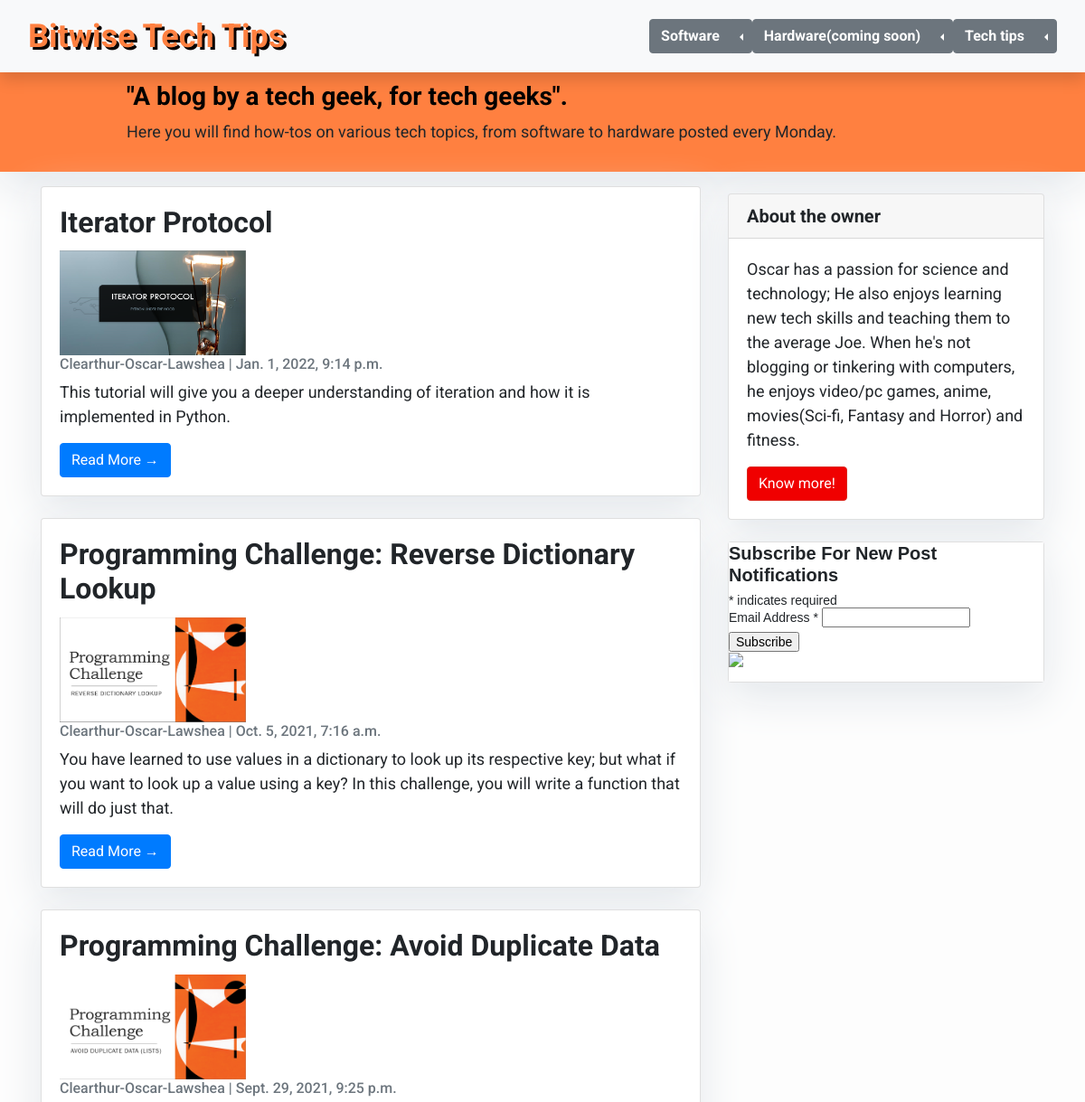
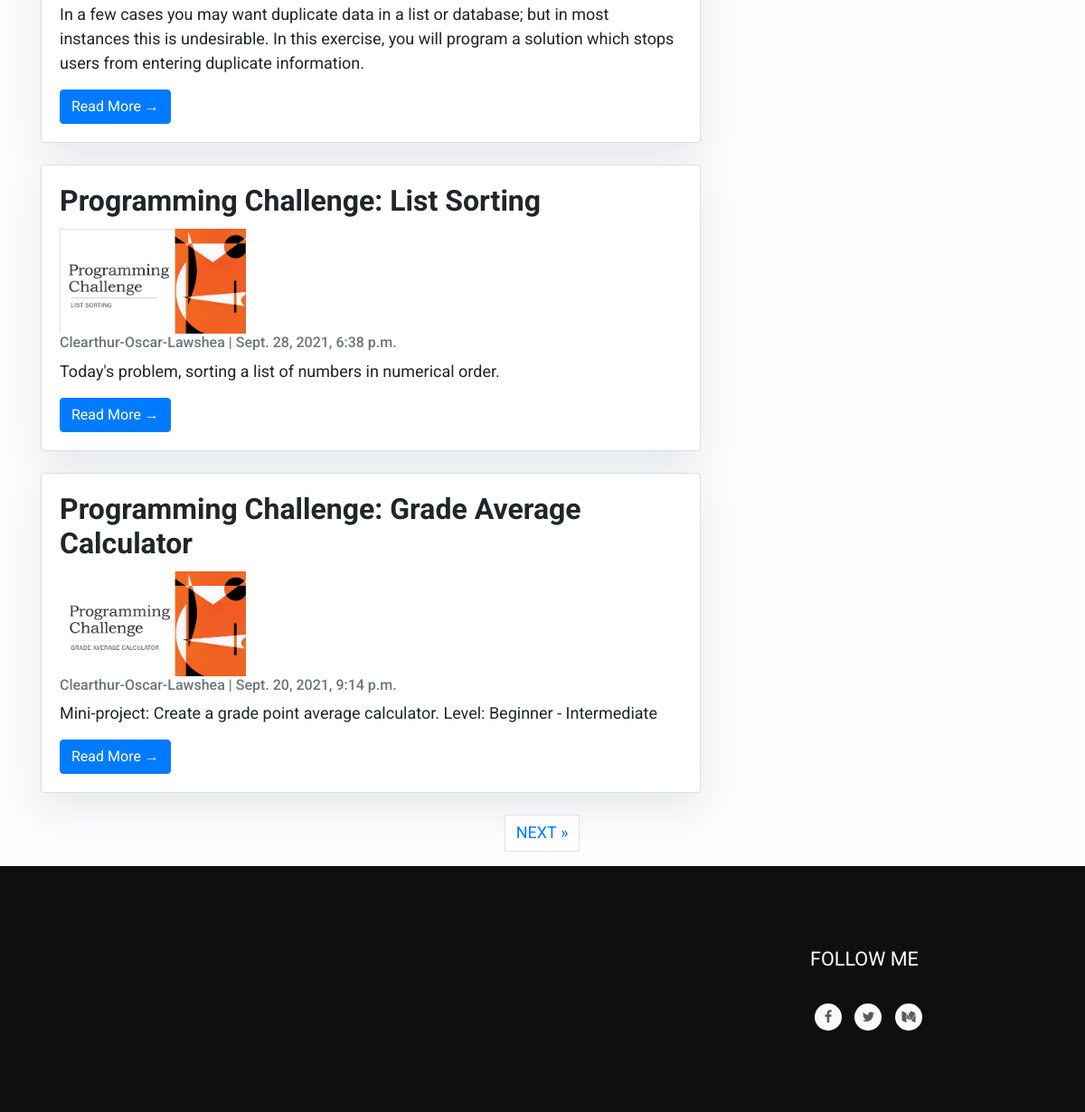
/posts/python, run on the app's committed database (2 pictures, top to bottom).
### pyposts/models.py (models this page shows, shortened)
class PythonPost(models.Model):
	title = models.CharField(max_length=200, unique=True)
	thumb = models.ImageField(
					upload_to='python/thumbnails',
					null=True, blank=True
					)
	author = models.ForeignKey(
				settings.AUTH_USER_MODEL,
				blank=True, null=True,
				on_delete=models.CASCADE,
				)
	updated = models.DateTimeField(auto_now= True)
	description = RichTextField(blank=False, null=True)
	content = RichTextField(blank=False, null=False)
	created_on = models.DateTimeField(auto_now_add=True)
	metakeywords = RichTextField(blank=False, null=True)
	slug = models.SlugField(max_length=200, unique=True)
	file = models.FileField(
					upload_to='python/files',
					null=True, blank=True
					)
	class Meta:
		ordering = ['-created_on']

### pyposts/views.py (the view)
# urls.py: path('python', views.PythonPostList.as_view(), name='python'),
class PythonPostList(generic.ListView):
	queryset = PythonPost.objects.all().order_by('-created_on')
	template_name = 'python.html'
	paginate_by = 5

### pyposts/templates/python.html (shortened to what this page needs)
{% extends 'index.html' %}
{% block content %}
<header class="masthead">
    <div class="container">
        <div class="row">
            <div class=" col-md-8 col-md-10 mx-auto">
                <div class="site-heading">
                    <h3 style="color:black; font-weight:bold;"> "A blog by a tech geek, for tech geeks". </h3>
                    <p>Here you will find how-tos on various tech topics, from software to hardware posted every Monday.</p>
                </div>
            </div>
        </div>
    </div>
</header>
<div class="container">
    <div class="row">
        <div class="col-md-8 mt-3 left">
            {% for pythonpost in pythonpost_list %}
            <div class="card mb-4">
                <div class="card-body">
                    <h2 class="card-title" style="font-weight:bold;">{{ pythonpost.title }}</h2>
					<img src="{{pythonpost.thumb.url}}" style="width:30%;"/>
                    <p class="card-text text-muted h6">{{ pythonpost.author }} | {{ pythonpost.created_on}} </p>
                    <p>{{pythonpost.description|slice:":360"}}</p>
                    <a href="{% url 'python_post_detail' pythonpost.slug  %}" class="btn btn-primary">Read More &rarr;</a>
                </div>
            </div>
            {% endfor %}
        </div>
        {% block sidebar %} {% include 'sidebar.html' %} {% endblock sidebar %}
    </div>
{% if is_paginated %}
	  <nav aria-label="Page navigation conatiner">
		  <ul class="pagination justify-content-center">
			{% if page_obj.has_next %}
			<li><a href="?page={{ page_obj.next_page_number }}" class="page-link"> NEXT &raquo;</a></li>
			{% endif %}
		  </ul>
	  </nav>
{% endif %}
</div>
{%endblock%}

### templates/index.html (shortened to what this page needs)
<!DOCTYPE html>
{% load static %}
<html>
	<head>
		<link rel="stylesheet" href="https://maxcdn.bootstrapcdn.com/bootstrap/4.1.3/css/bootstrap.min.css">
		<link href="https://maxcdn.bootstrapcdn.com/font-awesome/4.7.0/css/font-awesome.min.css" rel="stylesheet">
		<link rel="stylesheet" href="{% static 'css/style.css' %}" media="all"/>
	</head>
	<body>
		<nav class="navbar navbar-expand-lg navbar-light bg-light shadow" id="mainNav">
            <div class="container-fluid">
                <a class="navbar-brand" href="{% url 'home' %}" style="font-size:200%; color:#FF8040; font-weight:bold; text-shadow:3px 3px #0A0302;">Bitwise Tech Tips</a>
                <div class="collapse navbar-collapse" id="navbarResponsive">
                    <ul class="navbar-nav ml-auto">
                        <li class="nav-item text-black">
							<div class="btn-group dropleft">
								<button class="btn btn-secondary text-black font-weight-bold" type="button" id="dropdownMenuButton">
								Software
								</button>
								<button type="button" class="btn btn-secondary dropdown-toggle dropdown-toggle-split" data-toggle="dropdown" aria-haspopup="true" aria-expanded="false">
								</button>
							</div>
                        </li>
                        <li class="nav-item text-black">
							<div class="btn-group dropleft">
								<button class="btn btn-secondary text-black font-weight-bold" type="button" id="dropdownMenuButton">
								Hardware(coming soon)
								</button>
								<button type="button" class="btn btn-secondary dropdown-toggle dropdown-toggle-split" data-toggle="dropdown" aria-haspopup="true" aria-expanded="false">
								</button>
							</div>
						</li>
						<li class="nav-item text-black">
							<div class="btn-group dropleft">
								<button class="btn btn-secondary text-black font-weight-bold" type="button" id="dropdownMenuButton">
								Tech tips
								</button>
								<button type="button" class="btn btn-secondary dropdown-toggle dropdown-toggle-split" data-toggle="dropdown" aria-haspopup="true" aria-expanded="false">
								</button>
							</div>
                        </li>
                    </ul>
                </div>
            </div>
        </nav>
        {% block content %}{% endblock %}
		<div id="footer-wrapper">
			<div id="footer" class="flex-container">
			{% block follow-wrapper %}
				<div id="follow-wrapper">
					<div class="title">
						<h2>Follow Me</h2>
					</div>
					<div>
						<ul class="social-network social-circle">
							<li>
								<a href="https://www.facebook.com/BitWise-Tech-Tips-108834224770158/?ref=page_internal" class="icoFacebook" title="Facebook">
									<i class="fa fa-facebook"></i>
								</a>
							</li>
							<li>
								<a href="https://twitter.com/BitWiseTechTip1" class="icoTwitter" title="Twitter">
									<i class="fa fa-twitter"></i>
								</a>
							</li>
							<li>
								<a href="https://medium.com/bitwise-tech-tips" class="icoMedium" title="Medium">
									<i class="fa fa-medium"></i>
								</a>
							</li>
						</ul>
					</div>
				</div>
			{% endblock %}
			</div>
		</div>
    </body>
</html>

### templates/sidebar.html (shortened to what this page needs)
{% block sidebar %}
<div class="col-md-4 float-right ">
<div class="card my-4">
<h5 class="card-header"><b>About the owner</b></h5>
<div class="card-body">
<p class="card-text">Oscar has a passion for science and technology; He also enjoys learning new tech skills and teaching them to the average Joe. When he's not blogging or tinkering with computers, he enjoys video/pc games, anime, movies(Sci-fi, Fantasy and Horror) and fitness.</p>
<a href="https://www.linkedin.com/in/clearthur-oscar-lawshea/" class="btn btn-danger">
Know more!</a>
</div>
</div>
<div class="card my-4">
<link href="//cdn-images.mailchimp.com/embedcode/classic-10_7_dtp.css" rel="stylesheet" type="text/css">
<div id="mc_embed_signup">
<form action="https://bitwisetechtips.us20.list-manage.com/subscribe/post?u=51a3e103260cc9245cdb2a138&amp;id=2c218ee8bd" method="post" id="mc-embedded-subscribe-form" name="mc-embedded-subscribe-form" class="validate" target="_blank" novalidate>
<div id="mc_embed_signup_scroll">
	<h5><b>Subscribe For New Post Notifications</b></h5>
<div class="indicates-required"><span class="asterisk">*</span> indicates required</div>
<div class="mc-field-group">
	<label for="mce-EMAIL">Email Address  <span class="asterisk">*</span>
</label>
	<input type="email" value="" name="EMAIL" class="required email" id="mce-EMAIL">
</div>
        <div class="optionalParent">
            <div class="clear foot">
                <input type="submit" value="Subscribe" name="subscribe" id="mc-embedded-subscribe" class="button">
                <p class="brandingLogo"><a href="http://eepurl.com/hQlfxv" title="Mailchimp - email marketing made easy and fun"><img src="https://eep.io/mc-cdn-images/template_images/branding_logo_text_light_dtp.svg"></a></p>
            </div>
        </div>
    </div>
</form>
</div>
</div>
</div>
{% endblock %}

### static/css/style.css (style rules this page uses)
body { font-family: "Roboto", sans-serif; font-size: 20px; background-color: #fdfdfd; }
.shadow { box-shadow: 0 4px 2px -2px rgba(0, 0, 0, 0.1); }
.btn-danger { color: #fff; background-color: #f00000; border-color: #dc281e; }
.masthead { background: #FF8040; height: auto; padding-bottom: 15px; box-shadow: 0 16px 48px #E3E7EB; padding-top: 10px; }
.title { margin-bottom: 2em; text-transform: uppercase; }
.title h2 { font-weight: 400; font-size: 2em; color: #16a085; }
#footer-wrapper { overflow: hidden; padding: 5em 0em; background: #1E1B1A; width: 100%; }
#footer { color: #ADADAD; }
#footer .title h2 { font-weight: 400; font-size: 1.2em; color: #FFF; }
#footer .title { border-color: #2D2926 !important; }
#footer-wrapper { background: #0F0F0F; }
#follow-wrapper { float: right; width: 344px; padding-left: 40px; }
ul.social-network { list-style: none; display: inline; margin-left: 0 !important; padding: 0; }
ul.social-network li { display: inline; margin: 0 5px; }
.social-circle li a { display: inline-block; position: relative; margin: 0 auto 0 auto; -moz-border-radius: 50%; -webkit-border-radius: 50%; border-radius: 50%; text-align: center; width: 30px; height: 30px; font-size: 15px; }
.social-circle li i { margin: 0; line-height: 30px; text-align: center; }
.social-circle i { color: #595959; -webkit-transition: all 0.8s; -moz-transition: all 0.8s; -o-transition: all 0.8s; -ms-transition: all 0.8s; transition: all 0.8s; }
.social-network a { background-color: #F9F9F9; }

### pyposts/templates/python.html (style rules this page uses)
body { font-family: "Roboto", sans-serif; font-size: 18px; background-color: #fdfdfd; }
.card { box-shadow: 0 16px 48px #E3E7EB; }

### templates/sidebar.html (style rules this page uses)
.card { box-shadow: 0 16px 48px #E3E7EB; }
#mc_embed_signup { background:#fff; clear:left; font:14px Helvetica,Arial,sans-serif; width:100%; }

### data on the page
PythonPost: title "Iterator Protocol", thumb (picture), author "Clearthur-Oscar-Lawshea", created_on "Jan. 1, 2022, 9:14 p.m.", description "This tutorial will give you a deeper understanding of iteration and how it is implemented in Python."
PythonPost: title "Programming Challenge: Reverse Dictionary Lookup", thumb (picture), author "Clearthur-Oscar-Lawshea", created_on "Oct. 5, 2021, 7:16 a.m.", description "You have learned to use values in a dictionary to look up its respective key; but what if you want to look up a value using a key? In this challenge, you will write a function that will do just that."
PythonPost: title "Programming Challenge: Avoid Duplicate Data", thumb (picture), author "Clearthur-Oscar-Lawshea", created_on "Sept. 29, 2021, 9:25 p.m.", description "In a few cases you may want duplicate data in a list or database; but in most instances this is undesirable. In this exercise, you will program a solution which stops users from entering duplicate information."
PythonPost: title "Programming Challenge: List Sorting", thumb (picture), author "Clearthur-Oscar-Lawshea", created_on "Sept. 28, 2021, 6:38 p.m.", description "Today's problem, sorting a list of numbers in numerical order."
PythonPost: title "Programming Challenge: Grade Average Calculator", thumb (picture), author "Clearthur-Oscar-Lawshea", created_on "Sept. 20, 2021, 9:14 p.m.", description "Mini-project: Create a grade point average calculator. Level: Beginner - Intermediate"
